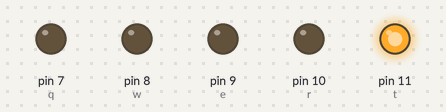
Bench run of a sketch on a simulated Arduino Uno, built with avr-gcc and run on an emulated ATmega328P. Parts: output pins drawn as LEDs (lit = HIGH).

Above: at 0.01 s.
At 1.41 s:
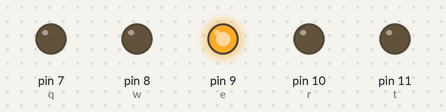
At 3.01 s:
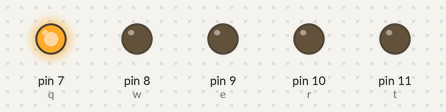
At 6.0 s:
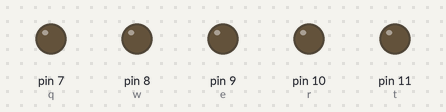
Timing chart, 0 to 7.5 s (numbered marks = the images above):
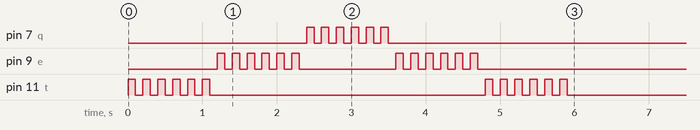

The sketch:

A2_for_8.ino
```cpp
int q = 7;
int w = 8;
int e = 9;
int r = 10;
int t = 11;
void setup()
{
  pinMode(q, OUTPUT);
  pinMode(w, OUTPUT);
  pinMode(e, OUTPUT);
  pinMode(r, OUTPUT);
  pinMode(t, OUTPUT);
  Serial.begin(9600);
  for (int i = 0; i < 6; i++)
  {
    digitalWrite(t, HIGH);
    delay(100);
    digitalWrite(t, LOW);
    delay(100);
  }
  for (int i = 0; i < 6; i++)
  {
    digitalWrite(e, HIGH);
    delay(100);
    digitalWrite(e, LOW);
    delay(100);
  }
  for (int i = 0; i < 6; i++)
  {
    digitalWrite(q, HIGH);
    delay(100);
    digitalWrite(q, LOW);
    delay(100);
  }
  for (int i = 0; i < 6; i++)
  {
    digitalWrite(e, HIGH);
    delay(100);
    digitalWrite(e, LOW);
    delay(100);
  }
  for (int i = 0; i < 6; i++)
  {
    digitalWrite(t, HIGH);
    delay(100);
    digitalWrite(t, LOW);
    delay(100);
  }
}
void loop()
{

}
```
